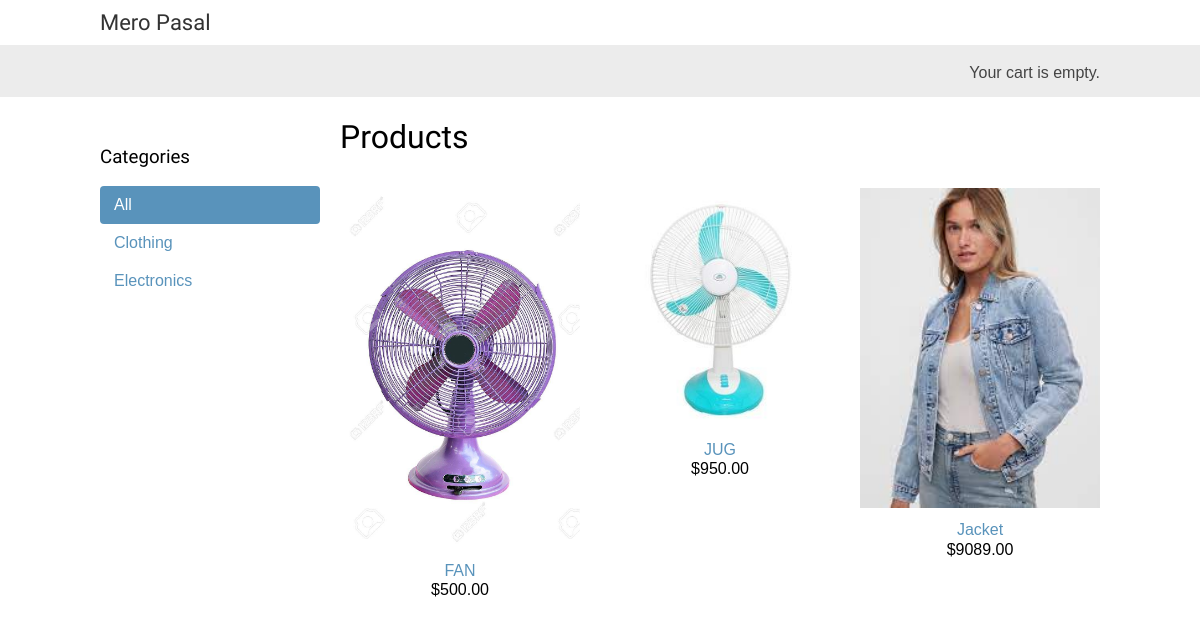
The page / on the database its author committed.
### Product/models.py (models this page shows, shortened)
class Category(models.Model):
    name = models.CharField(max_length=50)
    slug = models.SlugField(max_length=255, unique=True)
    description = models.TextField()
    meta_keywords = models.CharField(max_length=255)
    meta_description = models.CharField(max_length=255)
    created_at = models.DateTimeField(auto_now_add=True)
    updated_at = models.DateTimeField(auto_now=True)
    is_active = models.BooleanField(default=False)
    class Meta:
        db_table = 'categories'
        verbose_name = 'category'
        ordering = ('name',)
        verbose_name_plural = 'categories'
    def get_absolute_url(self):
        return reverse('Product:product_list_by_category',
               args=[self.slug])

class Product(models.Model):
    category = models.ForeignKey(
        Category, related_name='products',  on_delete=models.CASCADE)
    name = models.CharField(max_length=50)
    slug = models.SlugField(max_length=255, db_index=True)
    brand = models.CharField(max_length=255)
    sku = models.CharField(max_length=50)
    price = models.DecimalField(max_digits=9, decimal_places=2)
    old_price = models.DecimalField(
        max_digits=9, decimal_places=2, default=0.00)
    image = models.ImageField(upload_to='')
    quantity = models.IntegerField(default=0)
    description = models.TextField()
    stock = models.IntegerField()
    meta_keywords = models.CharField(max_length=255)
    meta_description = models.CharField(max_length=255)
    is_available = models.BooleanField(default=False)
    is_bestseller = models.BooleanField(default=False)
    is_featured = models.BooleanField(default=False)
    created_at = models.DateTimeField(auto_now_add=True)
    modified_at = models.DateTimeField(auto_now=True)
    class Meta:
        db_table = 'products'
        verbose_name_plural = "Products"
        ordering = ('name',)
        index_together = (('id', 'slug'),)
    def get_absolute_url(self):
        return reverse('Product:product_detail',
                       args=[self.id, self.slug])

### Product/views.py (the view)
# urls.py: path('', views.product_list, name='product_list'),
def product_list(request, category_slug=None):
    category = None
    categories = Category.objects.all()
    products = Product.objects.filter(is_available=True)
    if category_slug:
        category = get_object_or_404(Category, slug=category_slug)
        products = products.filter(category=category)
    return render(request,
                  'list.html',
                  {'category': category,
                   'categories': categories,
                   'products': products})

### cart/cart.py (called while the page is built)
    def __len__(self):
        return sum(item['quantity'] for item in self.cart.values())

### cart/context_processors.py (called while the page is built)
def cart(request):
    return {'cart': Cart(request)}

### Product/templates/list.html (shortened to what this page needs)
{% extends 'base.html' %}
{% load static %}
{% block content %}
  <div id="sidebar">
    <h3>Categories</h3>
    <ul>
      <li {% if not category %}class="selected"{% endif %}>
        <a href="{% url 'Product:product_list' %}">All</a>
      </li>
      {% for c in categories %}
        <li {% if category.slug == c.slug %}class="selected"{% endif %}>
          <a href="{{ c.get_absolute_url }}">{{ c.name }}</a>
        </li>
      {% endfor %}
    </ul>
  </div>
  <div id="main" class="product-list">
    <h1>{% if category %}{{ category.name }}{% else %}Products{% endif %}</h1>
    {% for product in products %}
      <div class="item">
        <a href="{{ product.get_absolute_url }}">
          <img src="{% if product.image %}{{ product.image.url }}{% else %}{% static "img/no_image.png" %}{% endif %}">
        </a>
        <a href="{{ product.get_absolute_url }}">{{ product.name }}</a>
        <br>
        ${{ product.price }}
      </div>
    {% endfor %}
  </div>
{% endblock %}

### static/css/base.css (style rules this page uses)
body { margin:0; padding:0; font-family:helvetica, sans-serif; }
h1, h2, h3, h4, h5 , h6 { font-family: 'Ubuntu', sans-serif; font-weight:normal; }
a { text-decoration:none; color:#5993bb; }
#sidebar { width:220px; padding:30px 20px 0 0; float:left; }
#sidebar ul { margin:0; padding:0; }
#sidebar ul li { margin:0; list-style:none; padding:10px 14px; }
#sidebar ul li a { display:block; }
#sidebar ul li.selected { background:#5993bb; border-radius:4px; }
#sidebar ul li.selected a { color:#fff; }
#main { float:left; width: 96%; margin-right:-220px; overflow:hidden; }
.product-list .item { width:25%; padding:10px 20px 10px 0; float:left; text-align:center; line-height:1.2; }
.product-list .item img { width:100%; margin-bottom:8px; }

### rows shown on the page
Category: name "Clothing"
Category: name "Electronics"
Product: image (picture), name "FAN", price "500.00"
Product: image (picture), name "JUG", price "950.00"
Product: image (picture), name "Jacket", price "9089.00"
